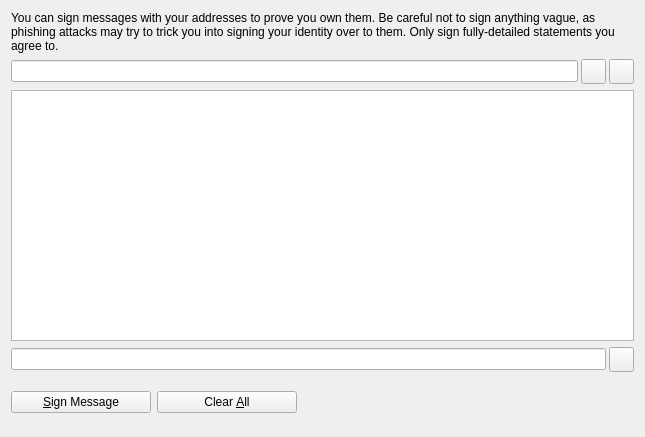
<?xml version="1.0" encoding="UTF-8"?>
<ui version="4.0">
 <class>SignMessagePage</class>
 <widget class="QWidget" name="SignMessagePage">
  <property name="geometry">
   <rect>
    <x>0</x>
    <y>0</y>
    <width>645</width>
    <height>437</height>
   </rect>
  </property>
  <property name="windowTitle">
   <string>Signatures - Sign / Verify a Message</string>
  </property>
  <layout class="QGridLayout" name="gridLayout">
   <item row="0" column="0">
    <widget class="QLabel" name="infoLabel_SM">
     <property name="text">
      <string>You can sign messages with your addresses to prove you own them. Be careful not to sign anything vague, as phishing attacks may try to trick you into signing your identity over to them. Only sign fully-detailed statements you agree to.</string>
     </property>
     <property name="textFormat">
      <enum>Qt::PlainText</enum>
     </property>
     <property name="wordWrap">
      <bool>true</bool>
     </property>
    </widget>
   </item>
   <item row="1" column="0">
    <layout class="QHBoxLayout" name="horizontalLayout_1_SM">
     <property name="spacing">
      <number>3</number>
     </property>
     <item>
      <widget class="QValidatedLineEdit" name="addressIn_SM">
       <property name="toolTip">
        <string>The address to sign the message with:</string>
       </property>
       <property name="maxLength">
        <number>34</number>
       </property>
      </widget>
     </item>
     <item>
      <widget class="QToolButton" name="addressBookButton_SM">
       <property name="minimumSize">
        <size>
         <width>25</width>
         <height>25</height>
        </size>
       </property>
       <property name="toolTip">
        <string>Choose an address from the address book</string>
       </property>
       <property name="text">
        <string/>
       </property>
       <property name="icon">
        <iconset resource="../morningstar.qrc">
         <normaloff>:/icons/address-book</normaloff>:/icons/address-book</iconset>
       </property>
       <property name="shortcut">
        <string>Alt+A</string>
       </property>
      </widget>
     </item>
     <item>
      <widget class="QToolButton" name="pasteButton_SM">
       <property name="minimumSize">
        <size>
         <width>25</width>
         <height>25</height>
        </size>
       </property>
       <property name="toolTip">
        <string>Paste address from clipboard</string>
       </property>
       <property name="text">
        <string/>
       </property>
       <property name="icon">
        <iconset resource="../morningstar.qrc">
         <normaloff>:/icons/editpaste</normaloff>:/icons/editpaste</iconset>
       </property>
       <property name="shortcut">
        <string>Alt+P</string>
       </property>
      </widget>
     </item>
    </layout>
   </item>
   <item row="2" column="0">
    <widget class="QPlainTextEdit" name="messageIn_SM">
     <property name="toolTip">
      <string>Enter the message you want to sign here</string>
     </property>
    </widget>
   </item>
   <item row="3" column="0">
    <layout class="QHBoxLayout" name="horizontalLayout_2_SM">
     <property name="spacing">
      <number>3</number>
     </property>
     <item>
      <widget class="QLineEdit" name="signatureOut_SM">
       <property name="font">
        <font>
         <italic>true</italic>
        </font>
       </property>
       <property name="readOnly">
        <bool>true</bool>
       </property>
      </widget>
     </item>
     <item>
      <widget class="QToolButton" name="copySignatureButton_SM">
       <property name="minimumSize">
        <size>
         <width>25</width>
         <height>25</height>
        </size>
       </property>
       <property name="toolTip">
        <string>Copy the current signature to the system clipboard</string>
       </property>
       <property name="text">
        <string/>
       </property>
       <property name="icon">
        <iconset resource="../morningstar.qrc">
         <normaloff>:/icons/editcopy</normaloff>:/icons/editcopy</iconset>
       </property>
      </widget>
     </item>
    </layout>
   </item>
   <item row="4" column="0">
    <layout class="QHBoxLayout" name="horizontalLayout_3_SM">
     <item>
      <widget class="QPushButton" name="signMessageButton_SM">
       <property name="minimumSize">
        <size>
         <width>140</width>
         <height>0</height>
        </size>
       </property>
       <property name="toolTip">
        <string>Sign the message to prove you own this MorningStar address</string>
       </property>
       <property name="text">
        <string>&amp;Sign Message</string>
       </property>
       <property name="icon">
        <iconset resource="../morningstar.qrc">
         <normaloff>:/icons/sign</normaloff>:/icons/sign</iconset>
       </property>
       <property name="autoDefault">
        <bool>false</bool>
       </property>
      </widget>
     </item>
     <item>
      <widget class="QPushButton" name="clearButton_SM">
       <property name="minimumSize">
        <size>
         <width>140</width>
         <height>0</height>
        </size>
       </property>
       <property name="toolTip">
        <string>Reset all sign message fields</string>
       </property>
       <property name="text">
        <string>Clear &amp;All</string>
       </property>
       <property name="icon">
        <iconset resource="../morningstar.qrc">
         <normaloff>:/icons/remove</normaloff>:/icons/remove</iconset>
       </property>
       <property name="autoDefault">
        <bool>false</bool>
       </property>
      </widget>
     </item>
     <item>
      <spacer name="horizontalSpacer_1_SM">
       <property name="orientation">
        <enum>Qt::Horizontal</enum>
       </property>
       <property name="sizeHint" stdset="0">
        <size>
         <width>40</width>
         <height>48</height>
        </size>
       </property>
      </spacer>
     </item>
     <item>
      <widget class="QLabel" name="statusLabel_SM">
       <property name="font">
        <font>
         <weight>75</weight>
         <bold>true</bold>
        </font>
       </property>
       <property name="text">
        <string/>
       </property>
       <property name="wordWrap">
        <bool>true</bool>
       </property>
      </widget>
     </item>
     <item>
      <spacer name="horizontalSpacer_2_SM">
       <property name="orientation">
        <enum>Qt::Horizontal</enum>
       </property>
       <property name="sizeHint" stdset="0">
        <size>
         <width>40</width>
         <height>48</height>
        </size>
       </property>
      </spacer>
     </item>
    </layout>
   </item>
  </layout>
 </widget>
 <customwidgets>
  <customwidget>
   <class>QValidatedLineEdit</class>
   <extends>QLineEdit</extends>
   <header>qvalidatedlineedit.h</header>
  </customwidget>
 </customwidgets>
 <resources>
  <include location="../morningstar.qrc"/>
 </resources>
 <connections/>
</ui>
